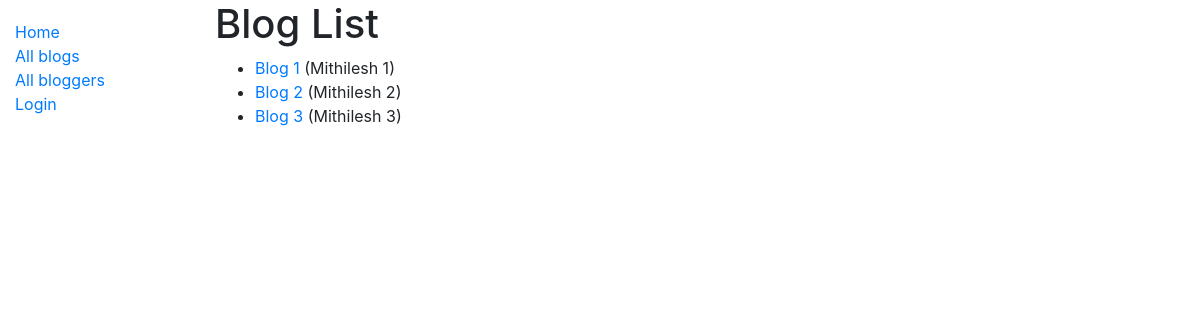
/blog/blogs/, run on the app's committed database.
### blog/models.py (models this page shows, shortened)
class Blog(models.Model):
    title = models.CharField(max_length=200, null=False, blank=False)
    post_date = models.DateField(null=False, blank=False)
    blogger = models.ForeignKey('Blogger', on_delete=models.SET_NULL, null=True)
    description = models.CharField(max_length=500, null=False, blank=False)
    def get_absolute_url(self):
        return reverse('blog-detail', args=[str(self.id)])

class Blogger(models.Model):
    name = models.CharField(max_length=200, null=False, blank=False)
    bio = models.CharField(max_length=500, null=False, blank=False)

### blog/views.py (the view)
# urls.py: path('blogs/', views.BlogListView.as_view(), name='blogs'),
class BlogListView(generic.ListView):
    model = Blog
    paginate_by = 5

### blog/templates/blog/blog_list.html
{% extends "base_generic.html" %}
{% block content %}
  <h1>Blog List</h1>
  {% if blog_list %}
  <ul>
    {% for blog in blog_list %}
      <li>
        <a href="{{ blog.get_absolute_url }}">{{ blog.title }}</a> ({{blog.blogger.name}})
      </li>
    {% endfor %}
  </ul>
  {% else %}
    <p>There are no blogs now.</p>
  {% endif %}
{% endblock %}

### data on the page
Blog: title "Blog 1", blogger.name "Mithilesh 1"
Blog: title "Blog 2", blogger.name "Mithilesh 2"
Blog: title "Blog 3", blogger.name "Mithilesh 3"
